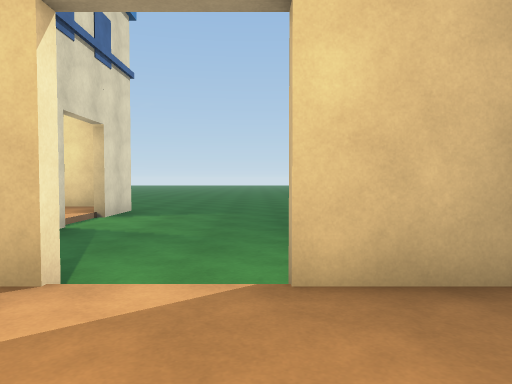
[1] (above)

24 first-person views from a walk through a Unity game level. The camera is 1.2 m above the floor, tilts 2° down and sees 70° across. Doors are open. The floor is counted in squares, 2 m on a side. Each view is taken from the middle of a square. On the plan, view 1 faces up. The plan holds only what a view shows up to about 10 squares ahead; the rest is blank. The place goes on beyond the plan. The player is left out. Surface patterns are stand-ins for the level's own textures.

[2]
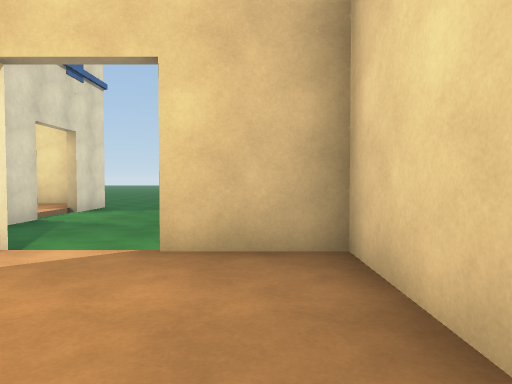

[3]
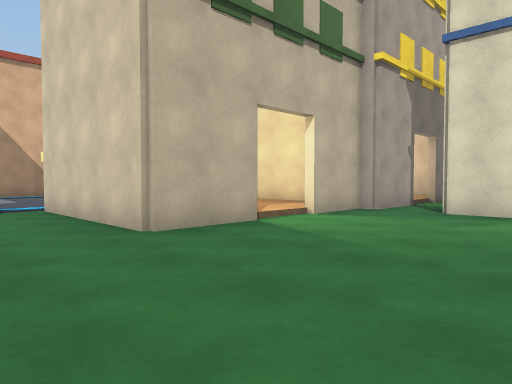

[4]
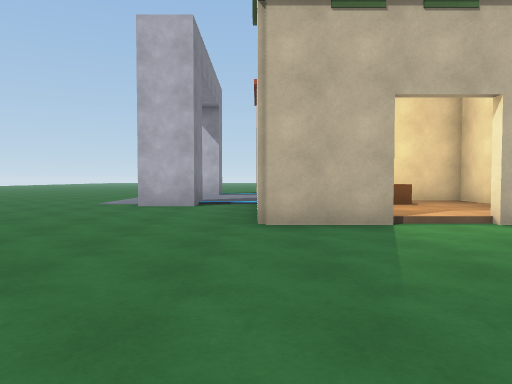

[5]
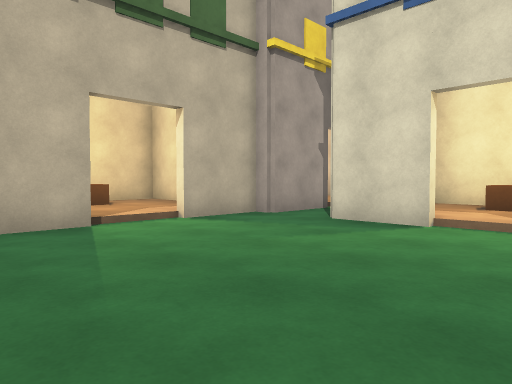

[6]
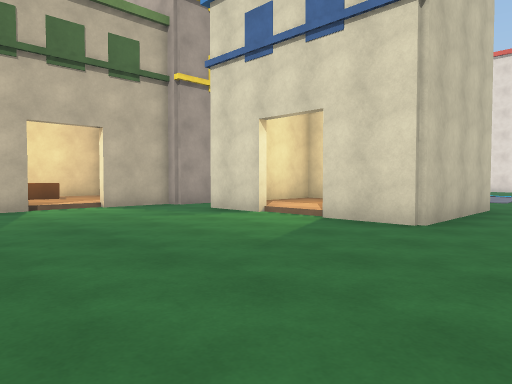

[7]
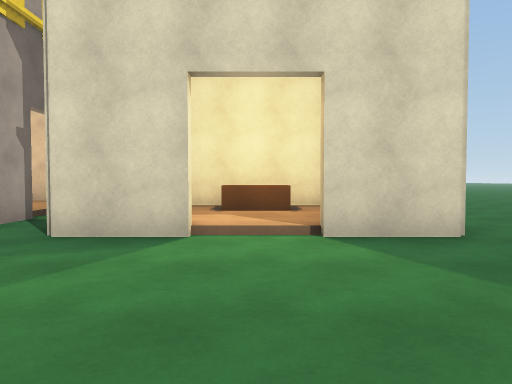

[8]
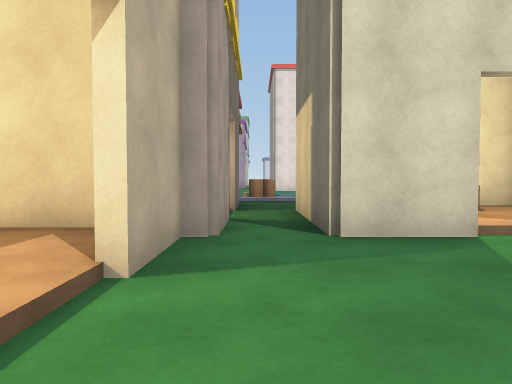

[9]
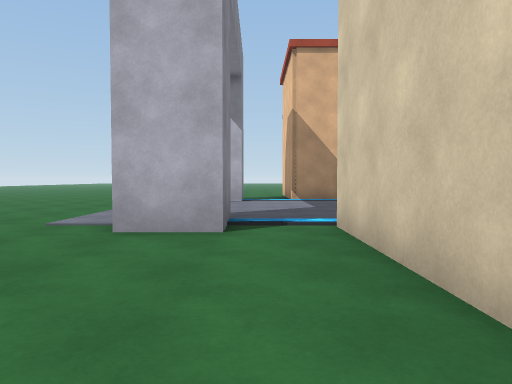

[10]
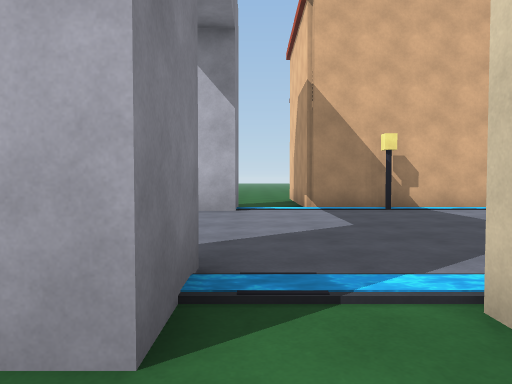

[11]
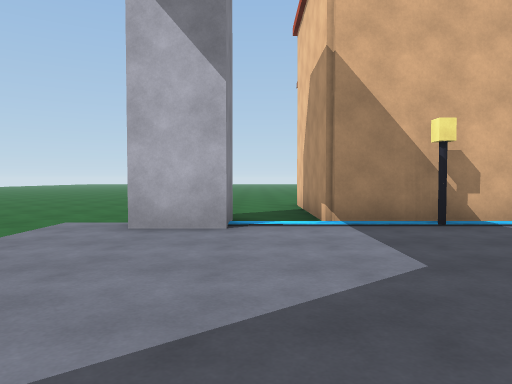

[12]
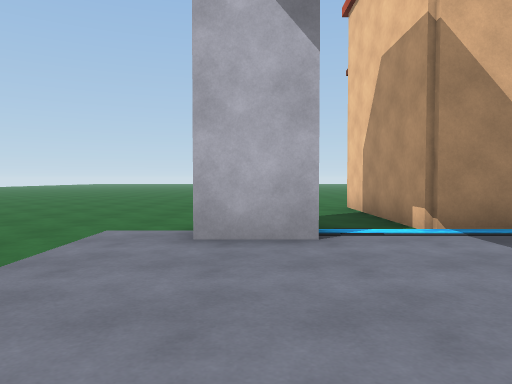

[13]
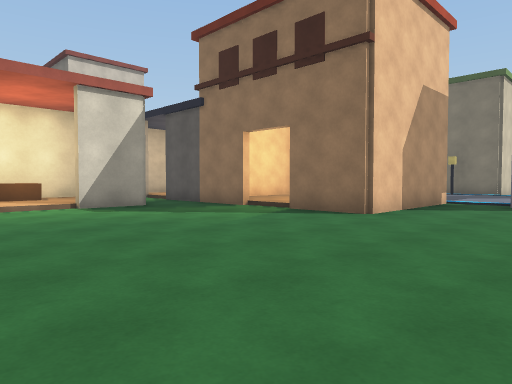

[14]
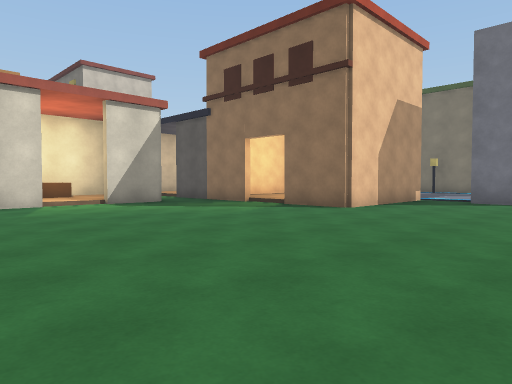

[15]
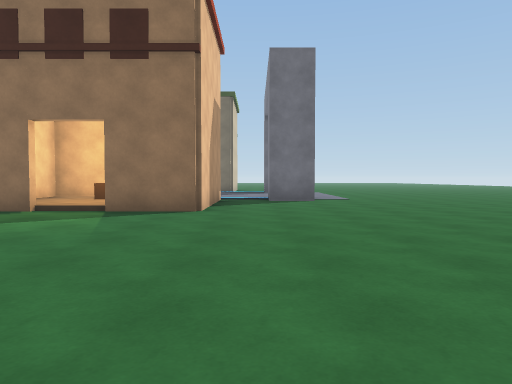

[16]
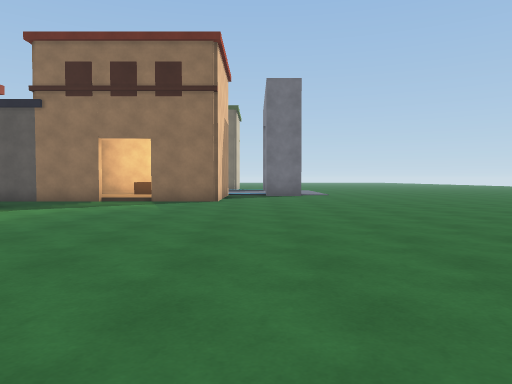

[17]
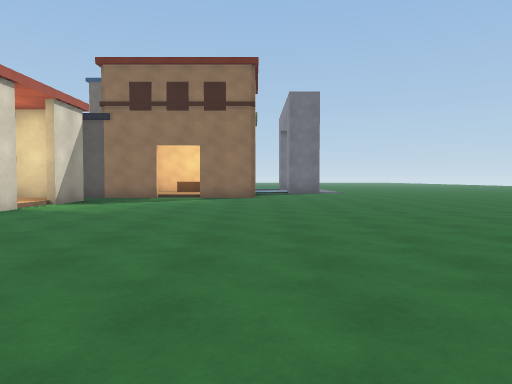

[18]
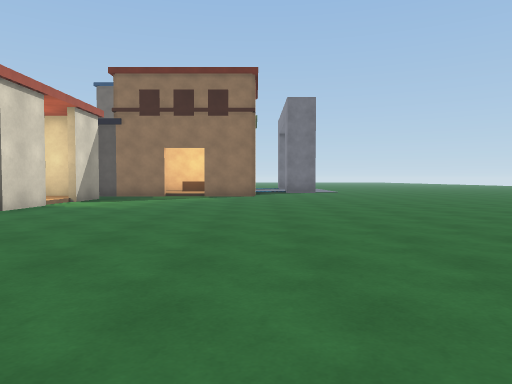

[19]
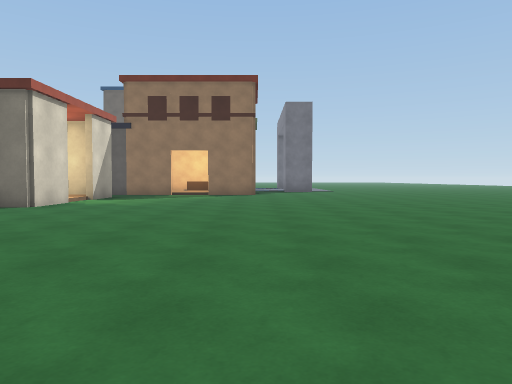

[20]
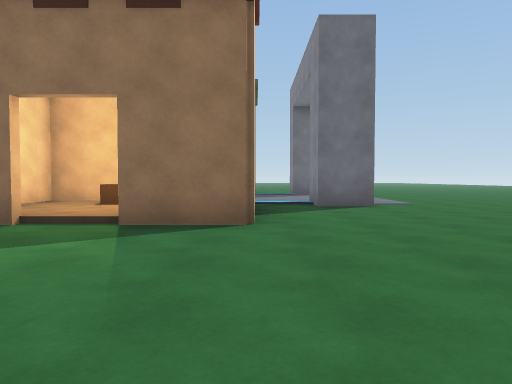

[21]
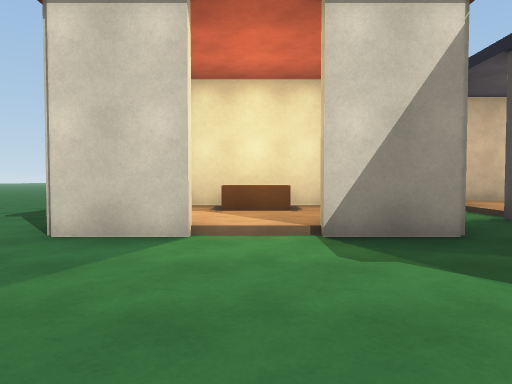

[22]
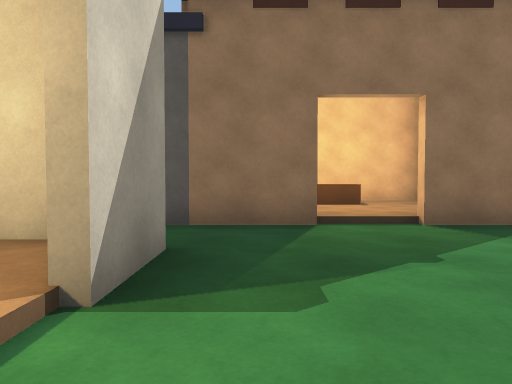

[23]
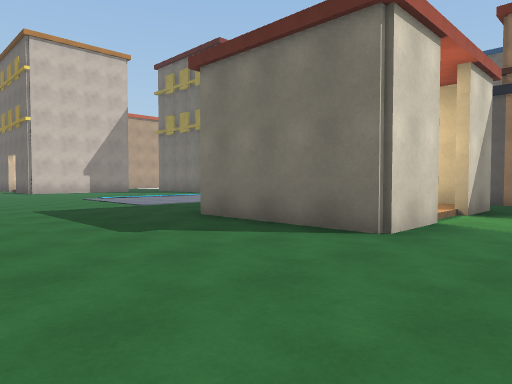

[24]
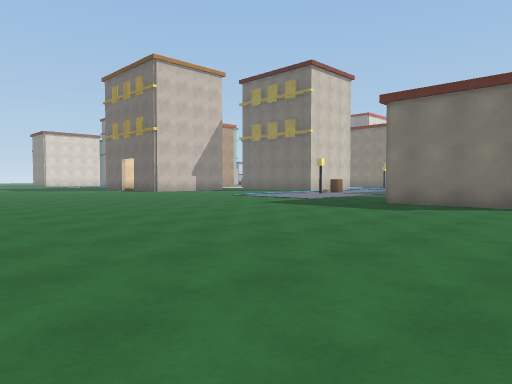

### Floor plan
Key: @ floor where view 1 was taken; # wall or solid block; . main floor; : floor 0.25 m higher than the main floor; / step, stairs or slope; D open door; ~ water the walk can cross; T thing the floor can be seen under or through; O other object.
Columns run from 13 left of view 1 to 6 right of it. Each row starts with its distance up from view 1.
 12      ..
 11      ...
 10        .........
  9        .........
  8        ####.....
  7        #::#.....
  6        #O:/.......
  5        #::#.......
  4      ..####.......
  3      ..............
  2      ###:###//##....
  1      #:   #::::#....
  0           #::@:#....
 -1           #:OO:#....
 -2            ##  #~#..
 -3               ......
 -4              .......
 -5              .......
 -6             ........
 -7            ##OO#~#..
 -8           #::::#....
 -9      #     :OO:#....
-10      #::   ::::#....
-11        DD###//##....
-12         ............
-13          #T.........
-14        #::T.........
-15        #O:D.........
-16    ... #::#.........
-17   .....####.........
-18  ...................
-19  ...................
-20    .................
-21   .................
-22  ..........  .....
-23 ............ .....
-24 ............  ...
-25    .........   .
-26         ....

Positions as (right, up) in squares from view 1, and headings:
1: (0, 0), facing up
2: (1, -1), facing up
3: (4, 6), facing down-left
4: (2, 7), facing down
5: (2, 7), facing down-left
6: (2, 10), facing down-left
7: (1, 6), facing left
8: (1, 3), facing left
9: (3, 3), facing down
10: (3, 0), facing down
11: (3, -2), facing down
12: (4, -3), facing down
13: (5, -17), facing up-left
14: (6, -18), facing up-left
15: (3, -18), facing up
16: (3, -21), facing up
17: (2, -23), facing up
18: (2, -24), facing up
19: (2, -25), facing up
20: (2, -16), facing up
21: (1, -15), facing left
22: (-2, -16), facing up
23: (-1, -21), facing up-left
24: (-2, -26), facing up-left
